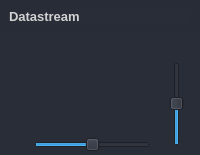
                         <widget class="QFrame" name="frame_datastream">
                          <property name="minimumSize">
                           <size>
                            <width>0</width>
                            <height>0</height>
                           </size>
                          </property>
                          <property name="maximumSize">
                           <size>
                            <width>16777215</width>
                            <height>16777215</height>
                           </size>
                          </property>
                          <property name="styleSheet">
                           <string notr="true">background-color: rgb(41, 45, 56);
border-radius: 5px;
color: rgb(210, 210, 210);
</string>
                          </property>
                          <property name="frameShape">
                           <enum>QFrame::NoFrame</enum>
                          </property>
                          <property name="frameShadow">
                           <enum>QFrame::Raised</enum>
                          </property>
                          <layout class="QVBoxLayout" name="verticalLayout_28" stretch="0,0">
                           <property name="spacing">
                            <number>0</number>
                           </property>
                           <property name="leftMargin">
                            <number>0</number>
                           </property>
                           <property name="topMargin">
                            <number>0</number>
                           </property>
                           <property name="rightMargin">
                            <number>0</number>
                           </property>
                           <property name="bottomMargin">
                            <number>0</number>
                           </property>
                           <item>
                            <widget class="QFrame" name="frame_datastream_title">
                             <property name="maximumSize">
                              <size>
                               <width>16777215</width>
                               <height>35</height>
                              </size>
                             </property>
                             <property name="cursor">
                              <cursorShape>ArrowCursor</cursorShape>
                             </property>
                             <property name="styleSheet">
                              <string notr="true">QFrame {
	border: transparent;
	background-color: rgb(39, 44, 54);
}</string>
                             </property>
                             <property name="frameShape">
                              <enum>QFrame::StyledPanel</enum>
                             </property>
                             <property name="frameShadow">
                              <enum>QFrame::Raised</enum>
                             </property>
                             <layout class="QHBoxLayout" name="horizontalLayout_27">
                              <property name="leftMargin">
                               <number>9</number>
                              </property>
                              <property name="topMargin">
                               <number>9</number>
                              </property>
                              <property name="rightMargin">
                               <number>9</number>
                              </property>
                              <property name="bottomMargin">
                               <number>9</number>
                              </property>
                              <item>
                               <widget class="QPushButton" name="label_datastream_title">
                                <property name="sizePolicy">
                                 <sizepolicy hsizetype="Expanding" vsizetype="Preferred">
                                  <horstretch>0</horstretch>
                                  <verstretch>0</verstretch>
                                 </sizepolicy>
                                </property>
                                <property name="maximumSize">
                                 <size>
                                  <width>16777215</width>
                                  <height>16777215</height>
                                 </size>
                                </property>
                                <property name="font">
                                 <font>
                                  <pointsize>10</pointsize>
                                  <bold>true</bold>
                                 </font>
                                </property>
                                <property name="styleSheet">
                                 <string notr="true">QPushButton{
	text-align: left
}</string>
                                </property>
                                <property name="text">
                                 <string>Datastream</string>
                                </property>
                               </widget>
                              </item>
                             </layout>
                            </widget>
                           </item>
                           <item>
                            <widget class="QFrame" name="frame_datastream_contents">
                             <property name="minimumSize">
                              <size>
                               <width>0</width>
                               <height>0</height>
                              </size>
                             </property>
                             <property name="maximumSize">
                              <size>
                               <width>16777215</width>
                               <height>16777215</height>
                              </size>
                             </property>
                             <property name="cursor">
                              <cursorShape>ArrowCursor</cursorShape>
                             </property>
                             <property name="styleSheet">
                              <string notr="true">QFrame {
	 border: transparent;
}</string>
                             </property>
                             <property name="frameShadow">
                              <enum>QFrame::Raised</enum>
                             </property>
                             <layout class="QHBoxLayout" name="horizontalLayout_33">
                              <property name="spacing">
                               <number>0</number>
                              </property>
                              <property name="leftMargin">
                               <number>0</number>
                              </property>
                              <property name="topMargin">
                               <number>0</number>
                              </property>
                              <property name="rightMargin">
                               <number>0</number>
                              </property>
                              <property name="bottomMargin">
                               <number>0</number>
                              </property>
                              <item>
                               <widget class="QFrame" name="frame_datastream_plot_contents">
                                <property name="minimumSize">
                                 <size>
                                  <width>0</width>
                                  <height>0</height>
                                 </size>
                                </property>
                                <property name="maximumSize">
                                 <size>
                                  <width>16777215</width>
                                  <height>16777215</height>
                                 </size>
                                </property>
                                <property name="cursor">
                                 <cursorShape>ArrowCursor</cursorShape>
                                </property>
                                <property name="styleSheet">
                                 <string notr="true"/>
                                </property>
                                <property name="frameShadow">
                                 <enum>QFrame::Raised</enum>
                                </property>
                                <layout class="QVBoxLayout" name="verticalLayout_6">
                                 <property name="spacing">
                                  <number>6</number>
                                 </property>
                                 <property name="leftMargin">
                                  <number>0</number>
                                 </property>
                                 <property name="topMargin">
                                  <number>0</number>
                                 </property>
                                 <property name="rightMargin">
                                  <number>0</number>
                                 </property>
                                 <property name="bottomMargin">
                                  <number>0</number>
                                 </property>
                                 <item>
                                  <widget class="QFrame" name="frame_datastream_plot">
                                   <property name="minimumSize">
                                    <size>
                                     <width>0</width>
                                     <height>0</height>
                                    </size>
                                   </property>
                                   <property name="maximumSize">
                                    <size>
                                     <width>16777215</width>
                                     <height>16777215</height>
                                    </size>
                                   </property>
                                   <property name="cursor">
                                    <cursorShape>ArrowCursor</cursorShape>
                                   </property>
                                   <property name="styleSheet">
                                    <string notr="true"/>
                                   </property>
                                   <property name="frameShadow">
                                    <enum>QFrame::Raised</enum>
                                   </property>
                                   <layout class="QHBoxLayout" name="horizontalLayout_34">
                                    <property name="spacing">
                                     <number>24</number>
                                    </property>
                                    <property name="leftMargin">
                                     <number>9</number>
                                    </property>
                                    <property name="topMargin">
                                     <number>9</number>
                                    </property>
                                    <property name="rightMargin">
                                     <number>9</number>
                                    </property>
                                    <property name="bottomMargin">
                                     <number>9</number>
                                    </property>
                                   </layout>
                                  </widget>
                                 </item>
                                 <item>
                                  <widget class="QFrame" name="frame_datastream_nav">
                                   <property name="minimumSize">
                                    <size>
                                     <width>0</width>
                                     <height>0</height>
                                    </size>
                                   </property>
                                   <property name="maximumSize">
                                    <size>
                                     <width>16777215</width>
                                     <height>20</height>
                                    </size>
                                   </property>
                                   <property name="cursor">
                                    <cursorShape>ArrowCursor</cursorShape>
                                   </property>
                                   <property name="styleSheet">
                                    <string notr="true"/>
                                   </property>
                                   <property name="frameShadow">
                                    <enum>QFrame::Raised</enum>
                                   </property>
                                   <layout class="QHBoxLayout" name="horizontalLayout_35">
                                    <property name="spacing">
                                     <number>6</number>
                                    </property>
                                    <property name="leftMargin">
                                     <number>10</number>
                                    </property>
                                    <property name="topMargin">
                                     <number>0</number>
                                    </property>
                                    <property name="rightMargin">
                                     <number>10</number>
                                    </property>
                                    <property name="bottomMargin">
                                     <number>0</number>
                                    </property>
                                    <item>
                                     <widget class="QLabel" name="label_3">
                                      <property name="sizePolicy">
                                       <sizepolicy hsizetype="Fixed" vsizetype="Fixed">
                                        <horstretch>0</horstretch>
                                        <verstretch>0</verstretch>
                                       </sizepolicy>
                                      </property>
                                      <property name="minimumSize">
                                       <size>
                                        <width>18</width>
                                        <height>18</height>
                                       </size>
                                      </property>
                                      <property name="toolTip">
                                       <string>Scroll Datastream</string>
                                      </property>
                                      <property name="text">
                                       <string/>
                                      </property>
                                      <property name="pixmap">
                                       <pixmap resource="../../stdatalog_gui/UI/resources.qrc">:/icons/icons/outline_sync_alt_white_18.png</pixmap>
                                      </property>
                                     </widget>
                                    </item>
                                    <item>
                                     <widget class="QSlider" name="slider_scroll_datastream">
                                      <property name="value">
                                       <number>50</number>
                                      </property>
                                      <property name="orientation">
                                       <enum>Qt::Horizontal</enum>
                                      </property>
                                     </widget>
                                    </item>
                                   </layout>
                                  </widget>
                                 </item>
                                </layout>
                               </widget>
                              </item>
                              <item>
                               <widget class="QFrame" name="frame_datastream_plot_settings">
                                <property name="minimumSize">
                                 <size>
                                  <width>40</width>
                                  <height>0</height>
                                 </size>
                                </property>
                                <property name="maximumSize">
                                 <size>
                                  <width>40</width>
                                  <height>16777215</height>
                                 </size>
                                </property>
                                <property name="cursor">
                                 <cursorShape>ArrowCursor</cursorShape>
                                </property>
                                <property name="styleSheet">
                                 <string notr="true">QFrame {
	 border: transparent
}
QLineEdit {
	background-color: rgb(27, 29, 35);
	border-radius: 5px;
	border: 2px solid rgb(27, 29, 35);
	padding-left: 10px;
}
QLineEdit:hover {
	border: 2px solid rgb(64, 71, 88);
}
QLineEdit:focus {
	border: 2px solid rgb(91, 101, 124);
}
QLineEdit:disabled {
	background-color: rgb(36, 40, 48);
	border: 2px solid rgb(32, 32, 32);
}
QComboBox{
	background-color: rgb(27, 29, 35);
	border-radius: 5px;
	border: 2px solid rgb(27, 29, 35);
	padding: 5px;
	padding-left: 10px;
}
QComboBox:hover{
	border: 2px solid rgb(64, 71, 88);
}
QComboBox:focus {
	border: 2px solid rgb(91, 101, 124);
}
QComboBox QAbstractItemView {
	color: rgb(85, 170, 255);	
	background-color: rgb(27, 29, 35);
	padding: 10px;
	selection-background-color: rgb(39, 44, 54);
}
QComboBox:disabled {
	background-color: rgb(36, 40, 48);
	border: 2px solid rgb(32, 32, 32);
}

/* RADIO BUTTON */
QRadioButton::indicator {
    border: 3px solid rgb(52, 59, 72);
	width: 15px;
	height: 15px;
	border-radius: 10px;
    background: rgb(44, 49, 60);
}
QRadioButton::indicator:hover {
    border: 3px solid rgb(58, 66, 81);
}
QRadioButton::indicator:checked {
    background: 3px solid rgb(94, 106, 130);
	border: 3px solid rgb(52, 59, 72);	
}
</string>
                                </property>
                                <property name="frameShadow">
                                 <enum>QFrame::Raised</enum>
                                </property>
                                <layout class="QVBoxLayout" name="verticalLayout_10">
                                 <property name="spacing">
                                  <number>6</number>
                                 </property>
                                 <property name="leftMargin">
                                  <number>9</number>
                                 </property>
                                 <property name="topMargin">
                                  <number>9</number>
                                 </property>
                                 <property name="rightMargin">
                                  <number>9</number>
                                 </property>
                                 <property name="bottomMargin">
                                  <number>9</number>
                                 </property>
                                 <item>
                                  <widget class="QLabel" name="label">
                                   <property name="sizePolicy">
                                    <sizepolicy hsizetype="Fixed" vsizetype="Fixed">
                                     <horstretch>0</horstretch>
                                     <verstretch>0</verstretch>
                                    </sizepolicy>
                                   </property>
                                   <property name="toolTip">
                                    <string>Zoom Datastream</string>
                                   </property>
                                   <property name="text">
                                    <string/>
                                   </property>
                                   <property name="pixmap">
                                    <pixmap resource="../../stdatalog_gui/UI/resources.qrc">:/icons/icons/outline_zoom_in_white_18dp.png</pixmap>
                                   </property>
                                  </widget>
                                 </item>
                                 <item>
                                  <widget class="QSlider" name="slider_zoom_datastream">
                                   <property name="sizePolicy">
                                    <sizepolicy hsizetype="Fixed" vsizetype="Minimum">
                                     <horstretch>0</horstretch>
                                     <verstretch>0</verstretch>
                                    </sizepolicy>
                                   </property>
                                   <property name="value">
                                    <number>50</number>
                                   </property>
                                   <property name="orientation">
                                    <enum>Qt::Vertical</enum>
                                   </property>
                                  </widget>
                                 </item>
                                </layout>
                               </widget>
                              </item>
                             </layout>
                            </widget>
                           </item>
                          </layout>
                         </widget>
